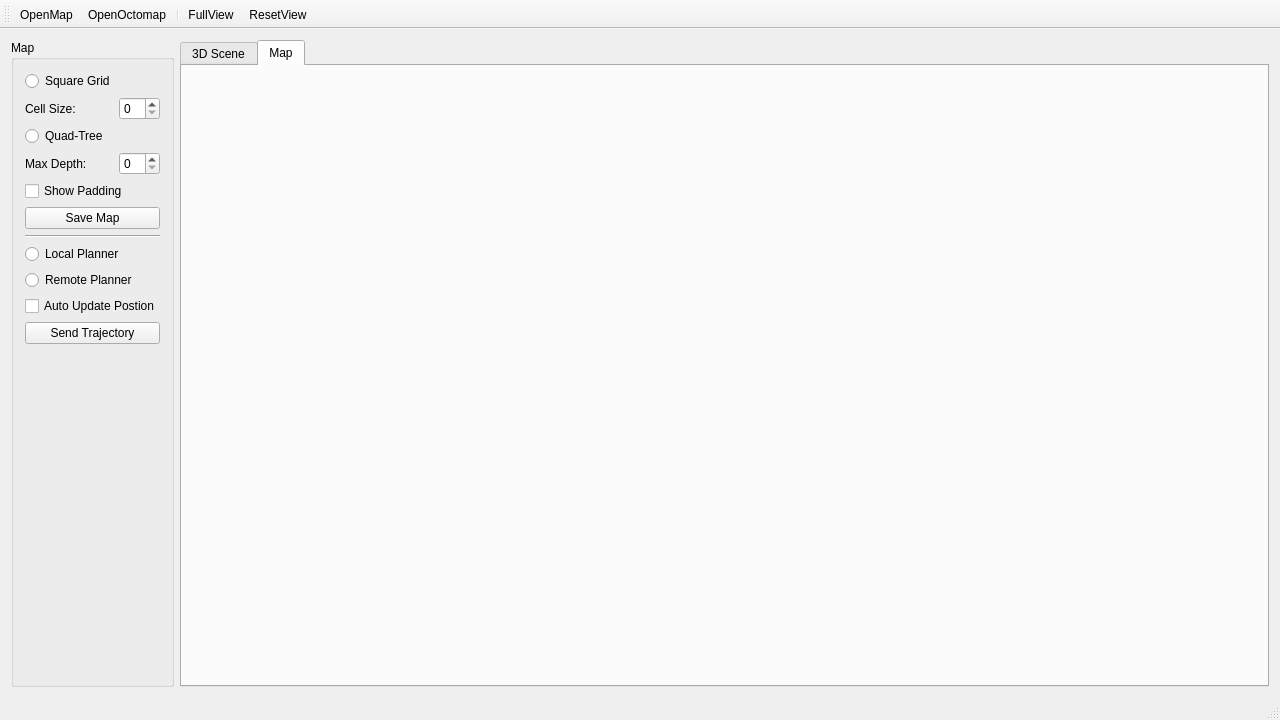
<?xml version="1.0" encoding="UTF-8"?>
<ui version="4.0">
 <class>MainWindow</class>
 <widget class="QMainWindow" name="MainWindow">
  <property name="geometry">
   <rect>
    <x>0</x>
    <y>0</y>
    <width>1280</width>
    <height>720</height>
   </rect>
  </property>
  <property name="windowTitle">
   <string>SRCL GUI</string>
  </property>
  <widget class="QWidget" name="centralWidget">
   <layout class="QGridLayout" name="gridLayout">
    <item row="0" column="1">
     <widget class="QTabWidget" name="tabWidget">
      <property name="tabPosition">
       <enum>QTabWidget::North</enum>
      </property>
      <property name="tabShape">
       <enum>QTabWidget::Rounded</enum>
      </property>
      <property name="currentIndex">
       <number>1</number>
      </property>
      <widget class="QWidget" name="tab3DScene">
       <attribute name="title">
        <string>3D Scene</string>
       </attribute>
       <layout class="QGridLayout" name="gridLayout_3"/>
      </widget>
      <widget class="QWidget" name="tab2DScene">
       <attribute name="title">
        <string>Map</string>
       </attribute>
       <layout class="QGridLayout" name="gridLayout_4"/>
      </widget>
     </widget>
    </item>
    <item row="0" column="0">
     <widget class="QGroupBox" name="gbWSpace">
      <property name="maximumSize">
       <size>
        <width>250</width>
        <height>16777215</height>
       </size>
      </property>
      <property name="title">
       <string>Map</string>
      </property>
      <layout class="QGridLayout" name="gridLayout_2">
       <item row="7" column="0" colspan="3">
        <widget class="Line" name="line">
         <property name="orientation">
          <enum>Qt::Horizontal</enum>
         </property>
        </widget>
       </item>
       <item row="9" column="0" colspan="3">
        <widget class="QRadioButton" name="rbRemotePlanner">
         <property name="text">
          <string>Remote Planner</string>
         </property>
         <attribute name="buttonGroup">
          <string notr="true">rbGroupSelectPlanner</string>
         </attribute>
        </widget>
       </item>
       <item row="11" column="0" colspan="3">
        <widget class="QCheckBox" name="cbAutoUpdatePos">
         <property name="text">
          <string>Auto Update Postion</string>
         </property>
        </widget>
       </item>
       <item row="2" column="0" colspan="3">
        <widget class="QRadioButton" name="rbUseQTree">
         <property name="text">
          <string>Quad-Tree</string>
         </property>
         <attribute name="buttonGroup">
          <string notr="true">rbGroupCellDecomp</string>
         </attribute>
        </widget>
       </item>
       <item row="0" column="0" colspan="3">
        <widget class="QRadioButton" name="rbUseSGrid">
         <property name="text">
          <string>Square Grid</string>
         </property>
         <attribute name="buttonGroup">
          <string notr="true">rbGroupCellDecomp</string>
         </attribute>
        </widget>
       </item>
       <item row="4" column="2">
        <widget class="QSpinBox" name="sbQTreeMaxDepth"/>
       </item>
       <item row="13" column="0">
        <spacer name="verticalSpacer">
         <property name="orientation">
          <enum>Qt::Vertical</enum>
         </property>
         <property name="sizeHint" stdset="0">
          <size>
           <width>20</width>
           <height>40</height>
          </size>
         </property>
        </spacer>
       </item>
       <item row="12" column="0" colspan="3">
        <widget class="QPushButton" name="btnSendTraj">
         <property name="text">
          <string>Send Trajectory</string>
         </property>
        </widget>
       </item>
       <item row="4" column="0">
        <widget class="QLabel" name="lbQTreeMaxDepth">
         <property name="text">
          <string>Max Depth:</string>
         </property>
        </widget>
       </item>
       <item row="5" column="0" colspan="3">
        <widget class="QCheckBox" name="cbShowPadding">
         <property name="text">
          <string>Show Padding</string>
         </property>
        </widget>
       </item>
       <item row="6" column="0" colspan="3">
        <widget class="QPushButton" name="btnSaveMap">
         <property name="text">
          <string>Save Map</string>
         </property>
        </widget>
       </item>
       <item row="8" column="0" colspan="3">
        <widget class="QRadioButton" name="rbLocalPlanner">
         <property name="text">
          <string>Local Planner</string>
         </property>
         <attribute name="buttonGroup">
          <string notr="true">rbGroupSelectPlanner</string>
         </attribute>
        </widget>
       </item>
       <item row="1" column="0">
        <widget class="QLabel" name="lbSGridCellSize">
         <property name="text">
          <string>Cell Size:</string>
         </property>
        </widget>
       </item>
       <item row="1" column="2">
        <widget class="QSpinBox" name="sbSGridCellSize"/>
       </item>
      </layout>
     </widget>
    </item>
   </layout>
  </widget>
  <widget class="QMenuBar" name="menuBar">
   <property name="geometry">
    <rect>
     <x>0</x>
     <y>0</y>
     <width>1280</width>
     <height>25</height>
    </rect>
   </property>
  </widget>
  <widget class="QStatusBar" name="statusBar"/>
  <widget class="QToolBar" name="mainToolBar">
   <property name="windowTitle">
    <string>toolBar</string>
   </property>
   <attribute name="toolBarArea">
    <enum>TopToolBarArea</enum>
   </attribute>
   <attribute name="toolBarBreak">
    <bool>false</bool>
   </attribute>
   <addaction name="actionOpenMap"/>
   <addaction name="actionOpenOctomap"/>
   <addaction name="separator"/>
   <addaction name="actionFullView"/>
   <addaction name="actionResetView"/>
  </widget>
  <action name="actionOpenMap">
   <property name="icon">
    <iconset resource="icon_res.qrc">
     <normaloff>:/icons/icons/open_map.ico</normaloff>:/icons/icons/open_map.ico</iconset>
   </property>
   <property name="text">
    <string>OpenMap</string>
   </property>
   <property name="toolTip">
    <string>Open Map</string>
   </property>
  </action>
  <action name="actionResetView">
   <property name="icon">
    <iconset resource="icon_res.qrc">
     <normaloff>:/icons/icons/reset_cam.ico</normaloff>:/icons/icons/reset_cam.ico</iconset>
   </property>
   <property name="text">
    <string>ResetView</string>
   </property>
   <property name="toolTip">
    <string>Reset View</string>
   </property>
  </action>
  <action name="actionFullView">
   <property name="icon">
    <iconset resource="icon_res.qrc">
     <normaloff>:/icons/icons/full_view.ico</normaloff>:/icons/icons/full_view.ico</iconset>
   </property>
   <property name="text">
    <string>FullView</string>
   </property>
   <property name="toolTip">
    <string>Full View</string>
   </property>
  </action>
  <action name="actionOpenOctomap">
   <property name="icon">
    <iconset resource="icon_res.qrc">
     <normaloff>:/icons/icons/open_octomap.ico</normaloff>:/icons/icons/open_octomap.ico</iconset>
   </property>
   <property name="text">
    <string>OpenOctomap</string>
   </property>
   <property name="toolTip">
    <string>Open Octomap</string>
   </property>
  </action>
 </widget>
 <layoutdefault spacing="6" margin="11"/>
 <resources>
  <include location="icon_res.qrc"/>
 </resources>
 <connections/>
 <buttongroups>
  <buttongroup name="rbGroupSelectPlanner"/>
  <buttongroup name="rbGroupCellDecomp"/>
 </buttongroups>
</ui>
